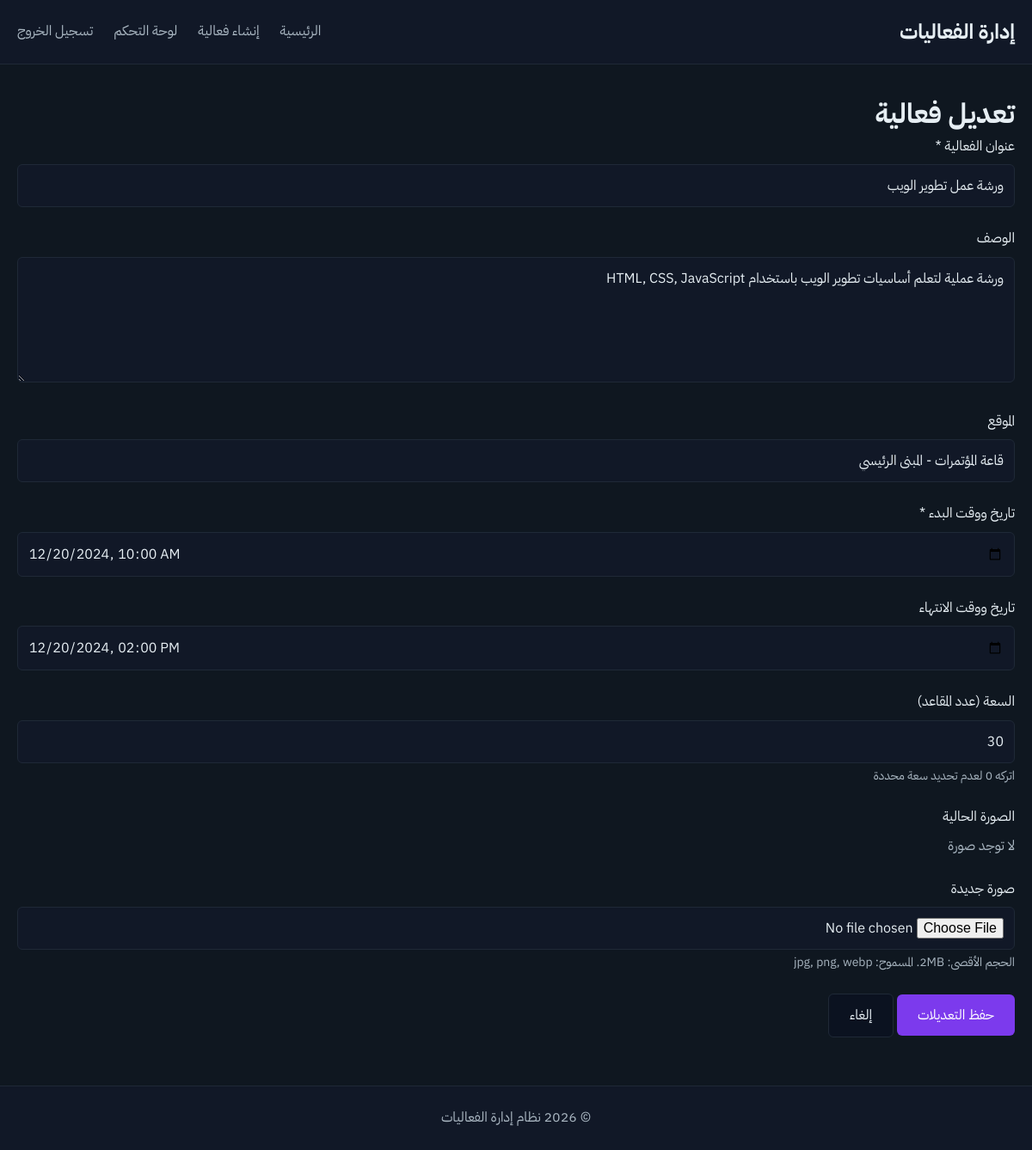
Page /pages/event_edit.php?id=1 (signed in) on the committed database.
### tables this page shows
CREATE TABLE events (
  id INT AUTO_INCREMENT PRIMARY KEY,
  title VARCHAR(255) NOT NULL,
  description TEXT,
  location VARCHAR(255),
  start_datetime DATETIME NOT NULL,
  end_datetime DATETIME,
  capacity INT DEFAULT 0,
  image_filename VARCHAR(255),
  created_by INT,
  created_at TIMESTAMP DEFAULT CURRENT_TIMESTAMP,
  FOREIGN KEY (created_by) REFERENCES users(id) ON DELETE SET NULL
);

### includes/helpers.php (called while the page is built, shortened)
<?php
function escape($string) {
    return htmlspecialchars($string, ENT_QUOTES, 'UTF-8');
}
function getBaseUrl() {
    if (defined('BASE_URL')) {
        $base = BASE_URL;
        return $base;
    }
    $scriptPath = $_SERVER['SCRIPT_NAME'];
    $scriptDir = dirname($scriptPath);
    return rtrim($scriptDir, '/\\');
}
function url($path) {
    $base = getBaseUrl();
    $path = ltrim($path, '/');
    if (strpos($path, '?') !== false) {
        $parts = explode('?', $path, 2);
        $file = $parts[0];
        $query = $parts[1];
        if (empty($base)) {
            return '/' . $file . '?' . $query;
        }
        return $base . '/' . $file . '?' . $query;
    }
    if (empty($base)) {
        return '/' . $path;
    }
    return $base . '/' . $path;
}

### pages/event_edit.php (the view, shortened to what this page needs)
<?php
require_once __DIR__ . '/../includes/helpers.php';
require_once __DIR__ . '/../includes/auth.php';
$eventId = isset($_GET['id']) ? (int)$_GET['id'] : 0;
$stmt = $pdo->prepare("SELECT * FROM events WHERE id = ?");
$stmt->execute([$eventId]);
$event = $stmt->fetch();
$start_datetime_formatted = $event['start_datetime'] ? date('Y-m-d\TH:i', strtotime($event['start_datetime'])) : '';
$end_datetime_formatted = $event['end_datetime'] ? date('Y-m-d\TH:i', strtotime($event['end_datetime'])) : '';
require_once __DIR__ . '/../includes/header.php';
?>
<div class="container">
    <h1>تعديل فعالية</h1>
    <form method="POST" enctype="multipart/form-data" data-validate>
        <div class="form-group">
            <label for="title">عنوان الفعالية *</label>
            <input type="text" id="title" name="title" required maxlength="255"
                   value="<?php echo escape($event['title']); ?>">
        </div>
        <div class="form-group">
            <label for="description">الوصف</label>
            <textarea id="description" name="description" maxlength="5000"
                      rows="5"><?php echo escape($event['description'] ?? ''); ?></textarea>
        </div>
        <div class="form-group">
            <label for="location">الموقع</label>
            <input type="text" id="location" name="location" maxlength="255"
                   value="<?php echo escape($event['location'] ?? ''); ?>">
        </div>
        <div class="form-group">
            <label for="start_datetime">تاريخ ووقت البدء *</label>
            <input type="datetime-local" id="start_datetime" name="start_datetime" required
                   value="<?php echo $start_datetime_formatted; ?>">
        </div>
        <div class="form-group">
            <label for="end_datetime">تاريخ ووقت الانتهاء</label>
            <input type="datetime-local" id="end_datetime" name="end_datetime"
                   value="<?php echo $end_datetime_formatted; ?>">
        </div>
        <div class="form-group">
            <label for="capacity">السعة (عدد المقاعد)</label>
            <input type="number" id="capacity" name="capacity" min="0"
                   value="<?php echo $event['capacity']; ?>">
            <div class="help-text">اتركه 0 لعدم تحديد سعة محددة</div>
        </div>
        <div class="form-group">
            <label>الصورة الحالية</label>
            <?php if ($event['image_filename'] && file_exists(UPLOAD_DIR . '/' . $event['image_filename'])): ?>
                <div style="margin: 1rem 0;">
                    <img src="<?php echo url('uploads/events/' . $event['image_filename']); ?>"
                         alt="صورة الفعالية" style="max-width: 300px; border-radius: 6px;">
                </div>
                <label>
                    <input type="checkbox" name="delete_image" value="1">
                    حذف الصورة الحالية
                </label>
            <?php else: ?>
                <p style="color: var(--text-secondary);">لا توجد صورة</p>
            <?php endif; ?>
        </div>
        <div class="form-group">
            <label for="image">صورة جديدة</label>
            <input type="file" id="image" name="image" accept="image/jpeg,image/jpg,image/png,image/webp">
            <div class="help-text">الحجم الأقصى: 2MB. المسموح: jpg, png, webp</div>
        </div>
        <div class="form-group">
            <button type="submit" class="btn btn-primary">حفظ التعديلات</button>
            <a href="<?php echo url('pages/event_view.php?id=' . $eventId); ?>" class="btn btn-secondary">إلغاء</a>
        </div>
    </form>
</div>
<?php require_once __DIR__ . '/../includes/footer.php'; ?>

### assets/css/styles.css (style rules this page uses)
:root { --bg-primary: #0f1720; --bg-card: #111827; --bg-card-alt: #0b1220; --text-primary: #E6EEF3; --text-secondary: #AAB7C2; --accent-primary: #7C3AED; --accent-success: #10B981; --accent-warning: #F59E0B; --accent-danger: #EF4444; --border-color: #1f2937; --transition: background-color 150ms ease; }
* { margin: 0; padding: 0; box-sizing: border-box; }
body { font-family: 'IBM Plex Sans Arabic', system-ui, sans-serif; background-color: var(--bg-primary); color: var(--text-primary); line-height: 1.6; min-height: 100vh; display: flex; flex-direction: column; }
.container { max-width: 1200px; margin: 0 auto; padding: 0 20px; width: 100%; }
.btn { display: inline-block; padding: 0.75rem 1.5rem; border: none; border-radius: 6px; text-decoration: none; font-family: inherit; font-size: 1rem; cursor: pointer; transition: var(--transition); text-align: center; }
.btn-primary { background-color: var(--accent-primary); color: white; }
.btn-secondary { background-color: var(--bg-card-alt); color: var(--text-primary); border: 1px solid var(--border-color); }
.form-group { margin-bottom: 1.5rem; }
.form-group label { display: block; margin-bottom: 0.5rem; color: var(--text-primary); font-weight: 500; }
.form-group input, .form-group textarea, .form-group select { width: 100%; padding: 0.75rem; background-color: var(--bg-card); border: 1px solid var(--border-color); border-radius: 6px; color: var(--text-primary); font-family: inherit; font-size: 1rem; }
.form-group textarea { resize: vertical; min-height: 120px; }
.form-group .help-text { color: var(--text-secondary); font-size: 0.875rem; margin-top: 0.25rem; }

### rows in the picture
events: title "ورشة عمل تطوير الويب", description "ورشة عملية لتعلم أساسيات تطوير الويب باستخدام HTML, CSS, JavaScript", location "قاعة المؤتمرات - المبنى الرئيسي", start_datetime "12/20/2024 10:00", end_datetime "12/20/2024 14:00", capacity "30"
